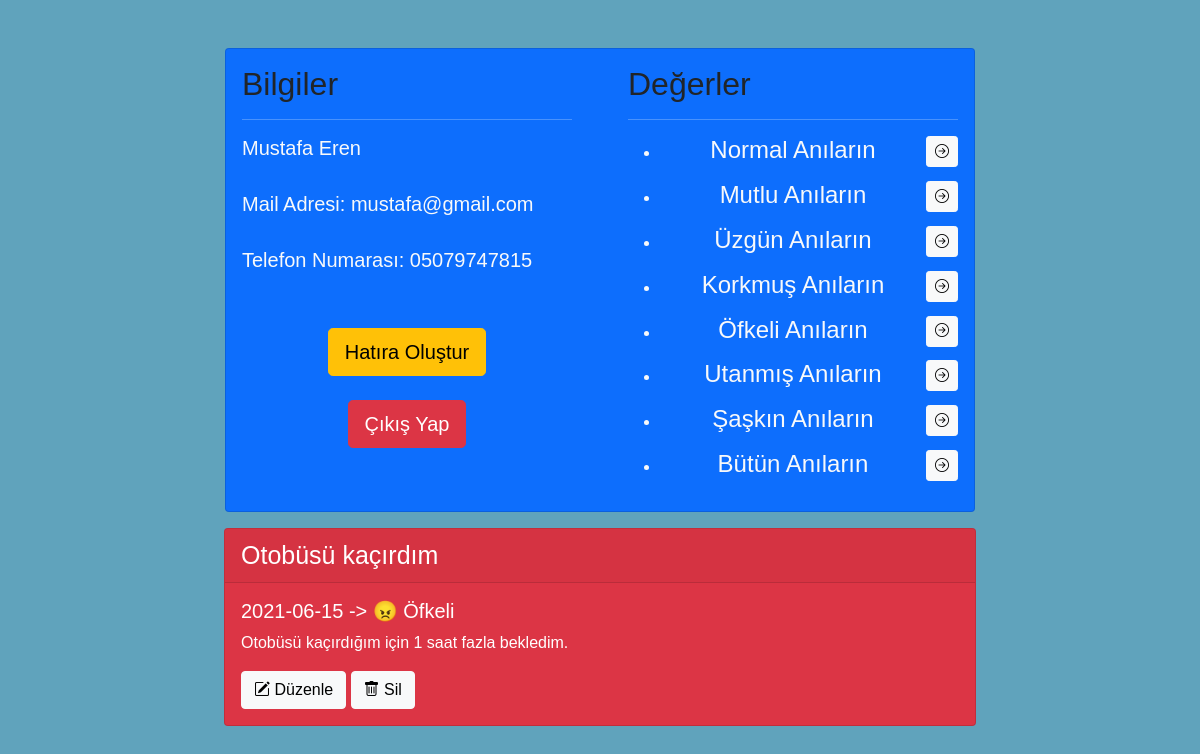
Screenshot of /index.php?duygu=Öfkeli (signed in) with the database file from the repository.
### tables this page shows
CREATE TABLE `hatiralar` (
  `ID` int(11) NOT NULL,
  `UyeId` int(11) NOT NULL,
  `HatiraIcerik` varchar(3000) NOT NULL,
  `Tarih` date NOT NULL,
  `Baslik` varchar(100) NOT NULL,
  `DuyguDurumu` varchar(50) NOT NULL,
  `DuyguEmoji` varchar(15) NOT NULL,
  `DuyguRenk` varchar(15) NOT NULL
);

### controllers/memoryGetter.php (called while the page is built, shortened)
<?php
if(isset($_GET['duygu'])){
    $duygu=$_GET['duygu'];
    $sqlGetMemories = "SELECT * FROM hatiralar WHERE UyeId=? and DuyguDurumu=?";
    $stmt = $baglanti -> prepare($sqlGetMemories);
    $stmt -> bind_param('ss',$_SESSION['id'],$duygu);
    $stmt -> execute();
    $result = $stmt->get_result();
}
?>

### index.php (the view, shortened to what this page needs)
<?php
    require "controllers/memoryController.php";
    require "controllers/memoryGetter.php";
?>
<!DOCTYPE html>
<html lang="en">
<head>
    <link href="https://maxcdn.bootstrapcdn.com/font-awesome/4.3.0/css/font-awesome.min.css" rel="stylesheet">
    <link rel="stylesheet" href="style.css">
    <link href="https://cdn.jsdelivr.net/npm/bootstrap@5.0.1/dist/css/bootstrap.min.css" rel="stylesheet"
>
    <link rel="stylesheet" href="https://cdn.jsdelivr.net/npm/bootstrap-icons@1.5.0/font/bootstrap-icons.css">
</head>
<body >
    <div class="container  pb-3">
        <div class="card mb-3 text-light bg-primary rounded-5 mx-auto mt-5" style="max-width: 750px;">
            <div class="row">
                <div class="col">
                    <div class="card-body">
                        <h2 class="card-title text-dark">Bilgiler</h2>
                        <hr>
                        <h5> <?php echo $_SESSION['name']." ".$_SESSION['surname']    ?> </h5><br>
                        <h5 class="card-text">Mail Adresi: <?php echo $_SESSION['email']?></h5><br>
                        <h5 class="card-text">Telefon Numarası: <?php echo $_SESSION['telephone'] ?></h5><br>
                        <div class='mt-4' style='display:flex;flex-direction:column;justify-content: center;align-items: center;'>
                        <form action='index.php' method='POST'>
                        <button type="submit" name='addMemory-btn' class="btn btn-warning btn-lg">Hatıra Oluştur</button>
                        </form>
                        <br>
                        <a href='index.php?logout=1' class="btn btn-danger btn-lg">Çıkış Yap</a>
                        </div>
                    </div>
                </div>
                <div class="col">
                    <div class="card-body">
                        <h2 class="card-title text-dark">Değerler</h2>
                        <hr>
                        <ul  class='text-center'>
                            <li class='my-3  '><h4>Normal Anıların <a style='float: right;' href='index.php?duygu=<?php echo 'Normal' ?>' class="btn btn-light btn-sm"><i class="bi bi-arrow-right-circle"></i></a></h4></li>
                            <li class='my-3'><h4>Mutlu Anıların <a style='float: right;' href='index.php?duygu=<?php echo 'Mutlu' ?>' class="btn btn-light btn-sm text-right"><i class="bi bi-arrow-right-circle"></i></a></h4></li>
                            <li class='my-3'><h4>Üzgün Anıların <a style='float: right;' href='index.php?duygu=<?php echo 'Üzgün' ?>' class="btn btn-light btn-sm"><i class="bi bi-arrow-right-circle"></i></a></h4></li>
                            <li class='my-3'><h4>Korkmuş Anıların <a style='float: right;' href='index.php?duygu=<?php echo 'Korkmuş' ?>' class="btn btn-light btn-sm"><i class="bi bi-arrow-right-circle"></i></a></h4></li>
                            <li class='my-3'><h4>Öfkeli Anıların <a style='float: right;' href='index.php?duygu=<?php echo 'Öfkeli' ?>' class="btn btn-light btn-sm"><i class="bi bi-arrow-right-circle"></i></a></h4></li>
                            <li class='my-3'><h4>Utanmış Anıların <a style='float: right;' href='index.php?duygu=<?php echo 'Utanmış' ?>' class="btn btn-light btn-sm"><i class="bi bi-arrow-right-circle"></i></a></h4></li>
                            <li class='my-3'><h4>Şaşkın Anıların <a style='float: right;' href='index.php?duygu=<?php echo 'Şaşkın' ?>' class="btn btn-light btn-sm"><i class="bi bi-arrow-right-circle"></i></a></h4></li>
                            <li class='my-3'><h4>Bütün Anıların <a style='float: right;' href='index.php' class="btn btn-light btn-sm"><i class="bi bi-arrow-right-circle"></i></a></h4></li>
                        </ul>
                    </div>
                </div>
            </div>
        </div>
       <?php while($row=$result->fetch_assoc()): ?>
        <div class="card text-white bg-<?php echo $row['DuyguRenk'] ?> mb-5 mx-auto" style="max-width: 47rem;">
            <div class="card-header"><span style='font-size:25px'><?php echo $row['Baslik'] ?></span></div>
            <div class="card-body">
                <h5 class="card-title"><?php echo $row['Tarih']." -> ".$row['DuyguEmoji']." ".$row['DuyguDurumu'] ?></h5>
                <p class="card-text"><?php echo htmlspecialchars($row['HatiraIcerik']) ?></p>
                <a href='update_memory.php?update=<?php echo $row['ID'] ?>' class="btn btn-light"><i class="bi bi-pencil-square"></i> Düzenle</a>
                <a onclick="return deleletconfig()" href='index.php?delete=<?php echo $row['ID'] ?>' class="btn btn-light"><i class="bi bi-trash"></i> Sil</a>
            </div>
        </div>
       <?php endwhile; ?>
    </div>
</body>
</html>

### style.css (style rules this page uses)
* { font-family: 'Trebuchet MS', 'Lucida Sans Unicode', 'Lucida Grande', 'Lucida Sans', Arial, sans-serif; }
body, html { margin: 0; padding: 0; height: 100%; background: #60a3bc !important; }

### rows the page displays
hatiralar: Baslik "Otobüsü kaçırdım", Tarih "2021-06-15", DuyguEmoji "😠", DuyguDurumu "Öfkeli", HatiraIcerik "Otobüsü kaçırdığım için 1 saat fazla bekledim."

### other values shown
$_SESSION['name'] "Mustafa"
$_SESSION['surname'] "Eren"
$_SESSION['email'] "mustafa@gmail.com"
$_SESSION['telephone'] "05079747815"
